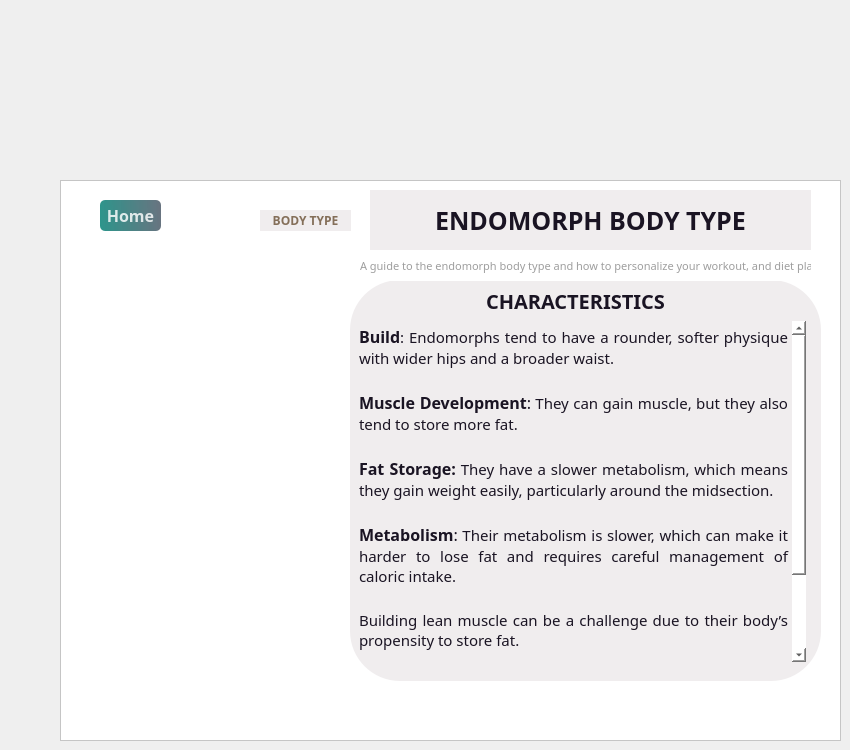
    <widget class="QWidget" name="Ectomorph">
     <widget class="QFrame" name="frame_6">
      <property name="geometry">
       <rect>
        <x>60</x>
        <y>180</y>
        <width>781</width>
        <height>561</height>
       </rect>
      </property>
      <property name="styleSheet">
       <string notr="true">background-color:rgb(255, 255, 255);</string>
      </property>
      <property name="frameShape">
       <enum>QFrame::Shape::StyledPanel</enum>
      </property>
      <property name="frameShadow">
       <enum>QFrame::Shadow::Raised</enum>
      </property>
      <widget class="QLabel" name="label_16">
       <property name="geometry">
        <rect>
         <x>10</x>
         <y>70</y>
         <width>261</width>
         <height>441</height>
        </rect>
       </property>
       <property name="styleSheet">
        <string notr="true">border-image: url(:/images/ectomorph.jpeg);
border-radius:50px;</string>
       </property>
       <property name="text">
        <string/>
       </property>
       <property name="pixmap">
        <pixmap resource="Resource.qrc">:/ectomorph.jpeg</pixmap>
       </property>
       <property name="scaledContents">
        <bool>true</bool>
       </property>
      </widget>
      <widget class="QLabel" name="label_17">
       <property name="geometry">
        <rect>
         <x>310</x>
         <y>10</y>
         <width>441</width>
         <height>61</height>
        </rect>
       </property>
       <property name="font">
        <font>
         <family>Sitka Banner</family>
         <pointsize>19</pointsize>
         <bold>true</bold>
        </font>
       </property>
       <property name="styleSheet">
        <string notr="true">
border-radius:150px;
color: #1A1423;

background-color: #F0EDEE;
</string>
       </property>
       <property name="text">
        <string>ENDOMORPH BODY TYPE</string>
       </property>
       <property name="alignment">
        <set>Qt::AlignmentFlag::AlignCenter</set>
       </property>
      </widget>
      <widget class="QLabel" name="label_18">
       <property name="geometry">
        <rect>
         <x>290</x>
         <y>100</y>
         <width>471</width>
         <height>401</height>
        </rect>
       </property>
       <property name="styleSheet">
        <string notr="true">
background-color: #F0EDEE;
border-radius:50px;</string>
       </property>
       <property name="text">
        <string/>
       </property>
      </widget>
      <widget class="QLabel" name="label_19">
       <property name="geometry">
        <rect>
         <x>300</x>
         <y>70</y>
         <width>451</width>
         <height>31</height>
        </rect>
       </property>
       <property name="font">
        <font>
         <family>Sitka Banner</family>
         <pointsize>8</pointsize>
        </font>
       </property>
       <property name="styleSheet">
        <string notr="true">color:rgb(158, 158, 158)
</string>
       </property>
       <property name="text">
        <string>A guide to the endomorph body type and how to personalize your workout, and diet plans.</string>
       </property>
      </widget>
      <widget class="QPushButton" name="home">
       <property name="geometry">
        <rect>
         <x>40</x>
         <y>20</y>
         <width>61</width>
         <height>31</height>
        </rect>
       </property>
       <property name="font">
        <font>
         <family>Sitka Banner</family>
         <pointsize>12</pointsize>
         <bold>true</bold>
        </font>
       </property>
       <property name="styleSheet">
        <string notr="true">

QPushButton#home{
        background-color: qlineargradient(spread:pad, x1:0, y1:0.505682, x2:1, y2:0.477, stop:0 rgba(11, 131, 120, 219), stop:1 rgba(85, 98, 112, 226));
        color:rgba(255, 255, 255, 210);
        border-radius:5px;
}

QPushButton#home:hover{
        background-color: qlineargradient(spread:pad, x1:0, y1:0.505682, x2:1, y2:0.477, stop:0 rgba(150, 123, 111, 219), stop:1 rgba(85, 81, 84, 226));
}

QPushButton#home:pressed{
        padding-left:5px;
        padding-top:5px;
        background-color:rgba(150, 123, 111, 255);
}
</string>
       </property>
       <property name="text">
        <string>Home</string>
       </property>
      </widget>
      <widget class="QLabel" name="label_20">
       <property name="geometry">
        <rect>
         <x>200</x>
         <y>30</y>
         <width>91</width>
         <height>21</height>
        </rect>
       </property>
       <property name="font">
        <font>
         <family>Sitka Banner</family>
         <pointsize>9</pointsize>
         <bold>true</bold>
        </font>
       </property>
       <property name="styleSheet">
        <string notr="true">color:rgb(132, 111, 89);



background-color: #F0EDEE;
border-radius:50px;</string>
       </property>
       <property name="text">
        <string>BODY TYPE</string>
       </property>
       <property name="alignment">
        <set>Qt::AlignmentFlag::AlignCenter</set>
       </property>
      </widget>
      <widget class="QLabel" name="label_21">
       <property name="geometry">
        <rect>
         <x>410</x>
         <y>110</y>
         <width>211</width>
         <height>21</height>
        </rect>
       </property>
       <property name="font">
        <font>
         <family>Sitka Banner</family>
         <pointsize>15</pointsize>
         <bold>true</bold>
        </font>
       </property>
       <property name="styleSheet">
        <string notr="true">background-color: #F0EDEE;
border-radius:50px;

color: #1A1423;
</string>
       </property>
       <property name="text">
        <string>CHARACTERISTICS</string>
       </property>
       <property name="alignment">
        <set>Qt::AlignmentFlag::AlignCenter</set>
       </property>
      </widget>
      <widget class="QTextBrowser" name="textBrowser">
       <property name="geometry">
        <rect>
         <x>295</x>
         <y>141</y>
         <width>451</width>
         <height>341</height>
        </rect>
       </property>
       <property name="font">
        <font>
         <family>Sitka Banner</family>
        </font>
       </property>
       <property name="styleSheet">
        <string notr="true">color: #1A1423;
background-color: #F0EDEE;
border-radius:50px;</string>
       </property>
       <property name="html">
        <string>&lt;!DOCTYPE HTML PUBLIC &quot;-//W3C//DTD HTML 4.0//EN&quot; &quot;http://www.w3.org/TR/REC-html40/strict.dtd&quot;&gt;
&lt;html&gt;&lt;head&gt;&lt;meta name=&quot;qrichtext&quot; content=&quot;1&quot; /&gt;&lt;meta charset=&quot;utf-8&quot; /&gt;&lt;style type=&quot;text/css&quot;&gt;
p, li { white-space: pre-wrap; }
hr { height: 1px; border-width: 0; }
li.unchecked::marker { content: &quot;\2610&quot;; }
li.checked::marker { content: &quot;\2612&quot;; }
&lt;/style&gt;&lt;/head&gt;&lt;body style=&quot; font-family:'Sitka Banner'; font-size:9pt; font-weight:400; font-style:normal;&quot;&gt;
&lt;p align=&quot;justify&quot; style=&quot; margin-top:0px; margin-bottom:0px; margin-left:0px; margin-right:0px; -qt-block-indent:0; text-indent:0px;&quot;&gt;&lt;span style=&quot; font-size:12pt; font-weight:700;&quot;&gt;Build&lt;/span&gt;&lt;span style=&quot; font-size:11pt;&quot;&gt;: Endomorphs tend to have a rounder, softer physique with wider hips and a broader waist.&lt;/span&gt;&lt;/p&gt;
&lt;p align=&quot;justify&quot; style=&quot;-qt-paragraph-type:empty; margin-top:0px; margin-bottom:0px; margin-left:0px; margin-right:0px; -qt-block-indent:0; text-indent:0px; font-size:11pt;&quot;&gt;&lt;br /&gt;&lt;/p&gt;
&lt;p align=&quot;justify&quot; style=&quot; margin-top:0px; margin-bottom:0px; margin-left:0px; margin-right:0px; -qt-block-indent:0; text-indent:0px;&quot;&gt;&lt;span style=&quot; font-size:12pt; font-weight:700;&quot;&gt;Muscle Development&lt;/span&gt;&lt;span style=&quot; font-size:12pt;&quot;&gt;:&lt;/span&gt;&lt;span style=&quot; font-size:11pt;&quot;&gt; They can gain muscle, but they also tend to store more fat.&lt;/span&gt;&lt;/p&gt;
&lt;p align=&quot;justify&quot; style=&quot;-qt-paragraph-type:empty; margin-top:0px; margin-bottom:0px; margin-left:0px; margin-right:0px; -qt-block-indent:0; text-indent:0px; font-size:11pt;&quot;&gt;&lt;br /&gt;&lt;/p&gt;
&lt;p align=&quot;justify&quot; style=&quot; margin-top:0px; margin-bottom:0px; margin-left:0px; margin-right:0px; -qt-block-indent:0; text-indent:0px;&quot;&gt;&lt;span style=&quot; font-size:12pt; font-weight:700;&quot;&gt;Fat Storage:&lt;/span&gt;&lt;span style=&quot; font-size:11pt;&quot;&gt; They have a slower metabolism, which means they gain weight easily, particularly around the midsection.&lt;/span&gt;&lt;/p&gt;
&lt;p align=&quot;justify&quot; style=&quot;-qt-paragraph-type:empty; margin-top:0px; margin-bottom:0px; margin-left:0px; margin-right:0px; -qt-block-indent:0; text-indent:0px; font-size:11pt;&quot;&gt;&lt;br /&gt;&lt;/p&gt;
&lt;p align=&quot;justify&quot; style=&quot; margin-top:0px; margin-bottom:0px; margin-left:0px; margin-right:0px; -qt-block-indent:0; text-indent:0px;&quot;&gt;&lt;span style=&quot; font-size:12pt; font-weight:700;&quot;&gt;Metabolism&lt;/span&gt;&lt;span style=&quot; font-size:12pt;&quot;&gt;:&lt;/span&gt;&lt;span style=&quot; font-size:11pt;&quot;&gt; Their metabolism is slower, which can make it harder to lose fat and requires careful management of caloric intake.&lt;/span&gt;&lt;/p&gt;
&lt;p align=&quot;justify&quot; style=&quot;-qt-paragraph-type:empty; margin-top:0px; margin-bottom:0px; margin-left:0px; margin-right:0px; -qt-block-indent:0; text-indent:0px; font-size:11pt;&quot;&gt;&lt;br /&gt;&lt;/p&gt;
&lt;p align=&quot;justify&quot; style=&quot; margin-top:0px; margin-bottom:0px; margin-left:0px; margin-right:0px; -qt-block-indent:0; text-indent:0px;&quot;&gt;&lt;span style=&quot; font-size:11pt;&quot;&gt;Building lean muscle can be a challenge due to their body’s propensity to store fat.&lt;/span&gt;&lt;/p&gt;
&lt;p align=&quot;justify&quot; style=&quot;-qt-paragraph-type:empty; margin-top:0px; margin-bottom:0px; margin-left:0px; margin-right:0px; -qt-block-indent:0; text-indent:0px; font-size:11pt;&quot;&gt;&lt;br /&gt;&lt;/p&gt;
&lt;p align=&quot;justify&quot; style=&quot; margin-top:0px; margin-bottom:0px; margin-left:0px; margin-right:0px; -qt-block-indent:0; text-indent:0px;&quot;&gt;&lt;span style=&quot; font-size:11pt;&quot;&gt;They may appear stockier and more solid.&lt;/span&gt;&lt;/p&gt;
&lt;p align=&quot;justify&quot; style=&quot;-qt-paragraph-type:empty; margin-top:0px; margin-bottom:0px; margin-left:0px; margin-right:0px; -qt-block-indent:0; text-indent:0px; font-size:11pt;&quot;&gt;&lt;br /&gt;&lt;/p&gt;
&lt;p align=&quot;justify&quot; style=&quot; margin-top:0px; margin-bottom:0px; margin-left:0px; margin-right:0px; -qt-block-indent:0; text-indent:0px;&quot;&gt;&lt;span style=&quot; font-size:11pt;&quot;&gt;Managing fat requires more effort and discipline.&lt;/span&gt;&lt;/p&gt;
&lt;p align=&quot;justify&quot; style=&quot;-qt-paragraph-type:empty; margin-top:0px; margin-bottom:0px; margin-left:0px; margin-right:0px; -qt-block-indent:0; text-indent:0px; font-size:11pt;&quot;&gt;&lt;br /&gt;&lt;/p&gt;&lt;/body&gt;&lt;/html&gt;</string>
       </property>
      </widget>
     </widget>
    </widget>
